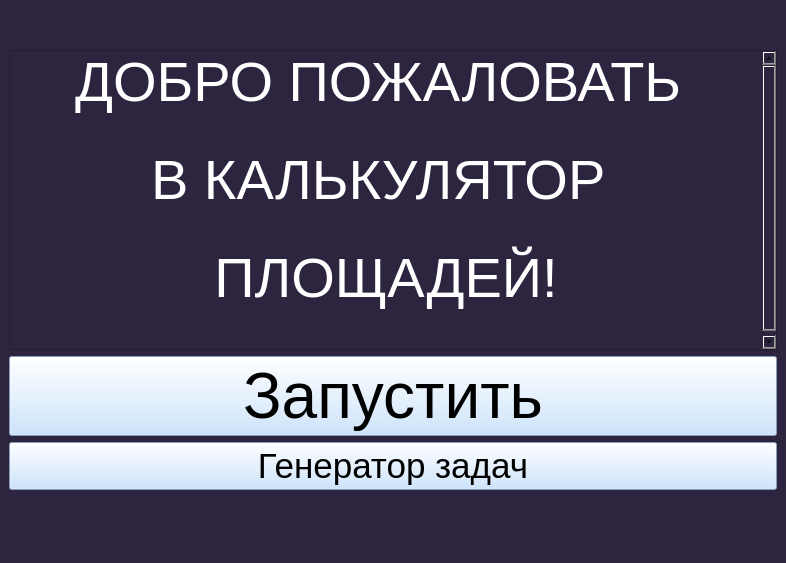
<?xml version="1.0" encoding="UTF-8"?>
<ui version="4.0">
 <class>MainWindow</class>
 <widget class="QMainWindow" name="MainWindow">
  <property name="enabled">
   <bool>true</bool>
  </property>
  <property name="geometry">
   <rect>
    <x>0</x>
    <y>0</y>
    <width>786</width>
    <height>563</height>
   </rect>
  </property>
  <property name="windowTitle">
   <string>MainWindow</string>
  </property>
  <property name="styleSheet">
   <string notr="true">background-color: rgb(45, 37, 64);</string>
  </property>
  <widget class="QWidget" name="centralwidget">
   <property name="sizePolicy">
    <sizepolicy hsizetype="Expanding" vsizetype="Expanding">
     <horstretch>0</horstretch>
     <verstretch>0</verstretch>
    </sizepolicy>
   </property>
   <layout class="QGridLayout" name="gridLayout_2">
    <item row="0" column="0">
     <layout class="QGridLayout" name="gridLayout">
      <item row="1" column="0">
       <widget class="QTextBrowser" name="textBrowser">
        <property name="enabled">
         <bool>true</bool>
        </property>
        <property name="sizePolicy">
         <sizepolicy hsizetype="Minimum" vsizetype="MinimumExpanding">
          <horstretch>0</horstretch>
          <verstretch>0</verstretch>
         </sizepolicy>
        </property>
        <property name="minimumSize">
         <size>
          <width>750</width>
          <height>300</height>
         </size>
        </property>
        <property name="maximumSize">
         <size>
          <width>16777215</width>
          <height>300</height>
         </size>
        </property>
        <property name="styleSheet">
         <string notr="true"/>
        </property>
        <property name="html">
         <string>&lt;!DOCTYPE HTML PUBLIC &quot;-//W3C//DTD HTML 4.0//EN&quot; &quot;http://www.w3.org/TR/REC-html40/strict.dtd&quot;&gt;
&lt;html&gt;&lt;head&gt;&lt;meta name=&quot;qrichtext&quot; content=&quot;1&quot; /&gt;&lt;style type=&quot;text/css&quot;&gt;
p, li { white-space: pre-wrap; }
&lt;/style&gt;&lt;/head&gt;&lt;body style=&quot; font-family:'.AppleSystemUIFont'; font-size:13pt; font-weight:400; font-style:normal;&quot;&gt;
&lt;p align=&quot;center&quot; style=&quot; margin-top:0px; margin-bottom:0px; margin-left:0px; margin-right:0px; -qt-block-indent:0; text-indent:0px;&quot;&gt;&lt;span style=&quot; font-size:64pt; color:#ffffff; vertical-align:super;&quot;&gt;ДОБРО ПОЖАЛОВАТЬ &lt;/span&gt;&lt;/p&gt;
&lt;p align=&quot;center&quot; style=&quot; margin-top:0px; margin-bottom:0px; margin-left:0px; margin-right:0px; -qt-block-indent:0; text-indent:0px;&quot;&gt;&lt;span style=&quot; font-size:64pt; color:#ffffff; vertical-align:super;&quot;&gt;В КАЛЬКУЛЯТОР &lt;/span&gt;&lt;/p&gt;
&lt;p align=&quot;center&quot; style=&quot; margin-top:0px; margin-bottom:0px; margin-left:0px; margin-right:0px; -qt-block-indent:0; text-indent:0px;&quot;&gt;&lt;span style=&quot; font-size:64pt; color:#ffffff; vertical-align:super;&quot;&gt;ПЛОЩАДЕЙ!&lt;/span&gt;&lt;/p&gt;&lt;/body&gt;&lt;/html&gt;</string>
        </property>
        <property name="acceptRichText">
         <bool>true</bool>
        </property>
        <property name="openExternalLinks">
         <bool>true</bool>
        </property>
       </widget>
      </item>
      <item row="2" column="0">
       <widget class="QPushButton" name="Start">
        <property name="sizePolicy">
         <sizepolicy hsizetype="Preferred" vsizetype="Maximum">
          <horstretch>0</horstretch>
          <verstretch>0</verstretch>
         </sizepolicy>
        </property>
        <property name="baseSize">
         <size>
          <width>200</width>
          <height>400</height>
         </size>
        </property>
        <property name="font">
         <font>
          <pointsize>48</pointsize>
         </font>
        </property>
        <property name="styleSheet">
         <string notr="true">background-color: rgb(191, 221, 255);</string>
        </property>
        <property name="text">
         <string>Запустить</string>
        </property>
       </widget>
      </item>
      <item row="3" column="0">
       <widget class="QPushButton" name="TaSkS">
        <property name="font">
         <font>
          <pointsize>26</pointsize>
         </font>
        </property>
        <property name="styleSheet">
         <string notr="true">background-color: rgb(191, 221, 255);</string>
        </property>
        <property name="text">
         <string>Генератор задач</string>
        </property>
       </widget>
      </item>
     </layout>
    </item>
   </layout>
  </widget>
  <widget class="QMenuBar" name="menubar">
   <property name="geometry">
    <rect>
     <x>0</x>
     <y>0</y>
     <width>786</width>
     <height>24</height>
    </rect>
   </property>
  </widget>
  <widget class="QStatusBar" name="statusbar"/>
 </widget>
 <resources/>
 <connections/>
</ui>
